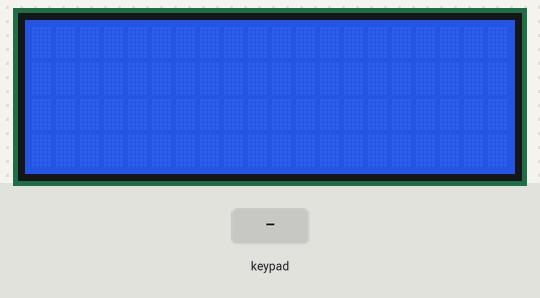
Simulated run of this sketch. Board: Arduino Uno, built with avr-gcc and run on an emulated ATmega328P. On the bench: 20×4 character LCD. The test bench sets the inputs (shaded band).

Above: at 1.2 s.
1.3 s: keypad keys 7 6 5 4 # pressed 0.4 s apart
At 4.2 s:
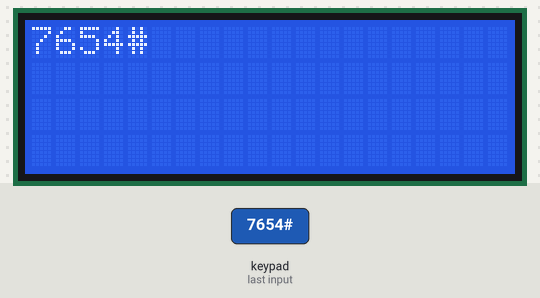
4.8 s: key 'A' pressed
At 5.5 s:
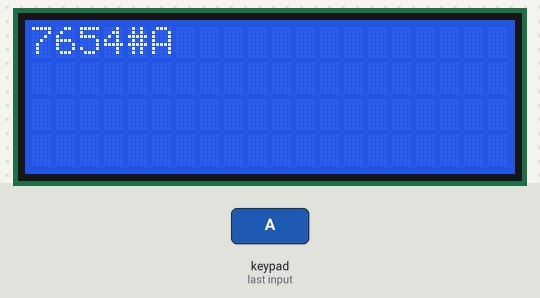
6.3 s: key 'B' pressed
At 6.7 s:
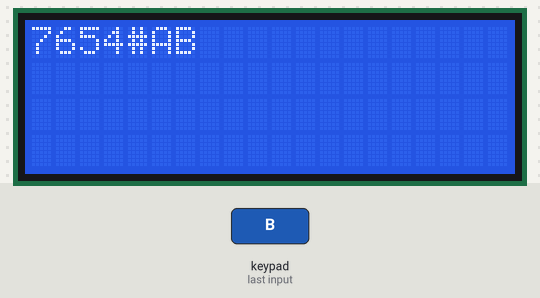
7.8 s: keypad keys 7 6 5 4 * pressed 0.4 s apart
At 10.1 s:
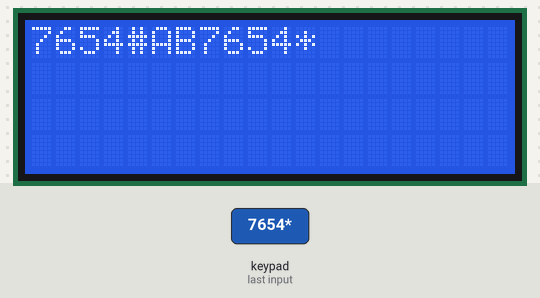
11.3 s: key 'C' pressed
12.8 s: keypad keys 7 6 5 4 A pressed 0.4 s apart
At 15.1 s:
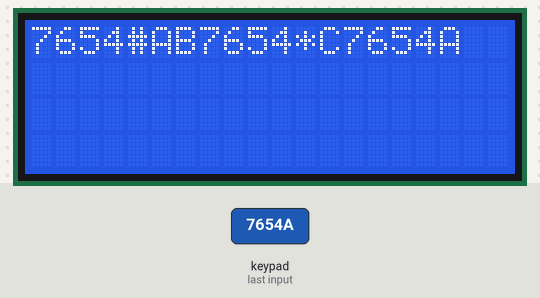
Timing chart, 0 to 16.6 s (numbered marks = the images above; inputs shaded):
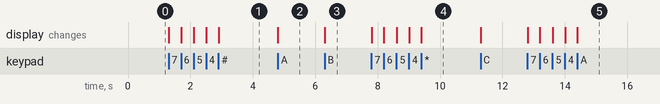

The sketch:

Carcassonne_scoreboard_v1.ino
```cpp
#include <Keypad.h>
#include <LiquidCrystal.h>

const byte ROWS_V = 4; //four ROWS_V
const byte COLS_V = 4; //four columns
const byte ROWS_P = 2;
const byte COLS_P = 3;

//define the cymbols on the buttons of the keypads
char wartosci[ROWS_V][COLS_V] = {
  {'1','2','3','A'},
  {'4','5','6','B'},
  {'7','8','9','C'},
  {'*','0','#','D'}
};

char gracze[ROWS_P][COLS_P] = {
  {'G','Y','R'},
  {'B','P','K'}
};
byte rowPins_v[ROWS_V] = {7, 6, 5, 4}; //connect to the row pinouts of the keypad
byte colPins_v[COLS_V] = {3, 2, 1, 0}; //connect to the column pinouts of the keypad

byte rowPins_p[ROWS_P] = {8, 9};
byte colPins_p[COLS_P] = {10, 11, 12};

//initialize an instance of class NewKeypad
Keypad valueKeypad = Keypad( makeKeymap(wartosci), rowPins_v, colPins_v, ROWS_V, COLS_V);
Keypad playerKeypad = Keypad( makeKeymap(gracze), rowPins_p, colPins_p, ROWS_P, COLS_P);

LiquidCrystal lcd(14, 15, 16, 17, 18, 19);

void setup(){
  //Serial.begin(9600);
  lcd.begin(20, 4); //Deklaracja typu
  lcd.setCursor(0,0);
}

char valueKey;
char playerKey;

void loop(){
  valueKey = valueKeypad.getKey();
  playerKey = playerKeypad.getKey();

  if(playerKey)
  {
    lcd.print(playerKey);
  }
  else if(valueKey)
  {
    lcd.print(valueKey);
  }

}
```

Measured:
- after the input at 1.3 s, the display: first changes at once (image 1 shows a later state)
- after the input at 4.8 s, the display: changes at once (image 2)
- after the input at 6.3 s, the display: changes at once (image 3)
- after the input at 7.8 s, the display: first changes at once (image 4 shows a later state)
- after the input at 12.8 s, the display: first changes at once (image 5 shows a later state)
